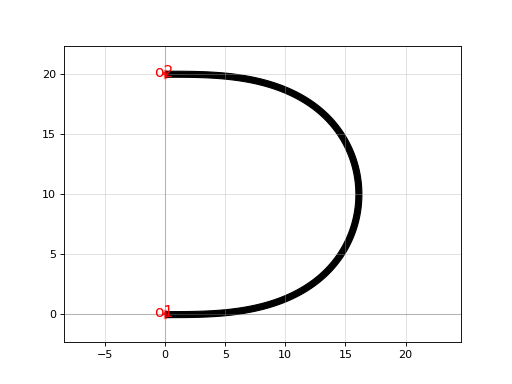

Reproduce this figure in Python.
import gdsfactory as gf

c = gf.components.bend_euler180(angle=180, p=0.5, with_arc_floorplan=True, npoints=720, direction='ccw', with_bbox=False, cross_section='strip')
c.plot()
